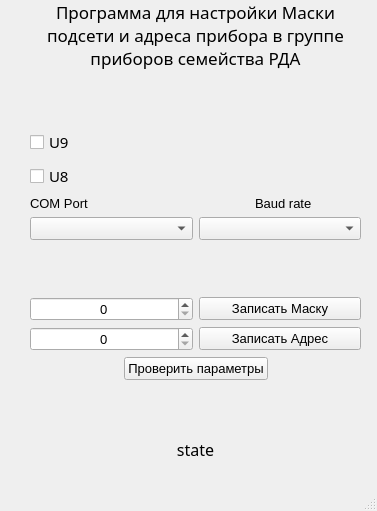
<?xml version="1.0" encoding="UTF-8"?>
<ui version="4.0">
 <class>MainWindow</class>
 <widget class="QMainWindow" name="MainWindow">
  <property name="geometry">
   <rect>
    <x>0</x>
    <y>0</y>
    <width>377</width>
    <height>511</height>
   </rect>
  </property>
  <property name="minimumSize">
   <size>
    <width>80</width>
    <height>60</height>
   </size>
  </property>
  <property name="windowTitle">
   <string>РДА Эфир</string>
  </property>
  <widget class="QWidget" name="centralwidget">
   <widget class="QWidget" name="layoutWidget">
    <property name="geometry">
     <rect>
      <x>30</x>
      <y>0</y>
      <width>331</width>
      <height>461</height>
     </rect>
    </property>
    <layout class="QGridLayout" name="gridLayout_2">
     <item row="4" column="2">
      <widget class="QLabel" name="baudLable">
       <property name="font">
        <font>
         <pointsize>10</pointsize>
        </font>
       </property>
       <property name="text">
        <string>Baud rate</string>
       </property>
      </widget>
     </item>
     <item row="1" column="0" colspan="3">
      <spacer name="verticalSpacer_3">
       <property name="orientation">
        <enum>Qt::Vertical</enum>
       </property>
       <property name="sizeHint" stdset="0">
        <size>
         <width>138</width>
         <height>17</height>
        </size>
       </property>
      </spacer>
     </item>
     <item row="7" column="0" colspan="3">
      <layout class="QGridLayout" name="gridLayout">
       <item row="0" column="0">
        <widget class="QSpinBox" name="spinBox">
         <property name="font">
          <font>
           <pointsize>10</pointsize>
          </font>
         </property>
         <property name="alignment">
          <set>Qt::AlignCenter</set>
         </property>
        </widget>
       </item>
       <item row="0" column="1">
        <widget class="QPushButton" name="NetMaskSetButton">
         <property name="font">
          <font>
           <pointsize>10</pointsize>
          </font>
         </property>
         <property name="text">
          <string>Записать Маску</string>
         </property>
        </widget>
       </item>
       <item row="1" column="0">
        <widget class="QSpinBox" name="spinBox_2">
         <property name="font">
          <font>
           <pointsize>10</pointsize>
          </font>
         </property>
         <property name="alignment">
          <set>Qt::AlignCenter</set>
         </property>
        </widget>
       </item>
       <item row="1" column="1">
        <widget class="QPushButton" name="AdressSetButton">
         <property name="font">
          <font>
           <pointsize>10</pointsize>
          </font>
         </property>
         <property name="text">
          <string>Записать Адрес</string>
         </property>
        </widget>
       </item>
      </layout>
     </item>
     <item row="9" column="0" colspan="2">
      <spacer name="verticalSpacer">
       <property name="orientation">
        <enum>Qt::Vertical</enum>
       </property>
       <property name="sizeHint" stdset="0">
        <size>
         <width>20</width>
         <height>40</height>
        </size>
       </property>
      </spacer>
     </item>
     <item row="2" column="0">
      <widget class="QCheckBox" name="u9_Cheskbox">
       <property name="font">
        <font>
         <family>Aveny T</family>
         <pointsize>11</pointsize>
        </font>
       </property>
       <property name="text">
        <string>U9</string>
       </property>
      </widget>
     </item>
     <item row="5" column="0" colspan="3">
      <layout class="QHBoxLayout" name="horizontalLayout_2">
       <item>
        <widget class="QComboBox" name="box_available_ports">
         <property name="font">
          <font>
           <pointsize>10</pointsize>
          </font>
         </property>
        </widget>
       </item>
       <item>
        <widget class="QComboBox" name="baudRateCb">
         <property name="font">
          <font>
           <pointsize>10</pointsize>
          </font>
         </property>
        </widget>
       </item>
      </layout>
     </item>
     <item row="0" column="0" colspan="3">
      <widget class="QLabel" name="label">
       <property name="font">
        <font>
         <family>Aveny T</family>
         <pointsize>13</pointsize>
        </font>
       </property>
       <property name="acceptDrops">
        <bool>false</bool>
       </property>
       <property name="text">
        <string>Программа для настройки Маски подсети и адреса прибора в группе приборов семейства РДА</string>
       </property>
       <property name="alignment">
        <set>Qt::AlignCenter</set>
       </property>
       <property name="wordWrap">
        <bool>true</bool>
       </property>
      </widget>
     </item>
     <item row="4" column="0">
      <widget class="QLabel" name="comLable">
       <property name="font">
        <font>
         <pointsize>10</pointsize>
        </font>
       </property>
       <property name="text">
        <string>COM Port</string>
       </property>
      </widget>
     </item>
     <item row="8" column="0" colspan="3">
      <layout class="QHBoxLayout" name="horizontalLayout">
       <item>
        <spacer name="horizontalSpacer">
         <property name="orientation">
          <enum>Qt::Horizontal</enum>
         </property>
         <property name="sizeHint" stdset="0">
          <size>
           <width>40</width>
           <height>20</height>
          </size>
         </property>
        </spacer>
       </item>
       <item>
        <widget class="QPushButton" name="checkParamButton">
         <property name="font">
          <font>
           <pointsize>10</pointsize>
          </font>
         </property>
         <property name="text">
          <string>Проверить параметры</string>
         </property>
        </widget>
       </item>
       <item>
        <spacer name="horizontalSpacer_2">
         <property name="orientation">
          <enum>Qt::Horizontal</enum>
         </property>
         <property name="sizeHint" stdset="0">
          <size>
           <width>40</width>
           <height>20</height>
          </size>
         </property>
        </spacer>
       </item>
      </layout>
     </item>
     <item row="6" column="1">
      <spacer name="verticalSpacer_2">
       <property name="orientation">
        <enum>Qt::Vertical</enum>
       </property>
       <property name="sizeHint" stdset="0">
        <size>
         <width>58</width>
         <height>18</height>
        </size>
       </property>
      </spacer>
     </item>
     <item row="3" column="0">
      <widget class="QCheckBox" name="u8_Cheskbox">
       <property name="font">
        <font>
         <family>Aveny T</family>
         <pointsize>11</pointsize>
         <kerning>true</kerning>
        </font>
       </property>
       <property name="text">
        <string>U8</string>
       </property>
      </widget>
     </item>
     <item row="10" column="0" colspan="3">
      <widget class="QLabel" name="stateLable">
       <property name="font">
        <font>
         <family>Aveny T</family>
         <pointsize>12</pointsize>
        </font>
       </property>
       <property name="whatsThis">
        <string extracomment="Tehnical info"/>
       </property>
       <property name="text">
        <string>state</string>
       </property>
       <property name="alignment">
        <set>Qt::AlignCenter</set>
       </property>
       <property name="wordWrap">
        <bool>true</bool>
       </property>
       <property name="openExternalLinks">
        <bool>false</bool>
       </property>
      </widget>
     </item>
    </layout>
   </widget>
  </widget>
  <widget class="QMenuBar" name="menubar">
   <property name="geometry">
    <rect>
     <x>0</x>
     <y>0</y>
     <width>377</width>
     <height>20</height>
    </rect>
   </property>
  </widget>
  <widget class="QStatusBar" name="statusbar"/>
 </widget>
 <resources/>
 <connections/>
</ui>
